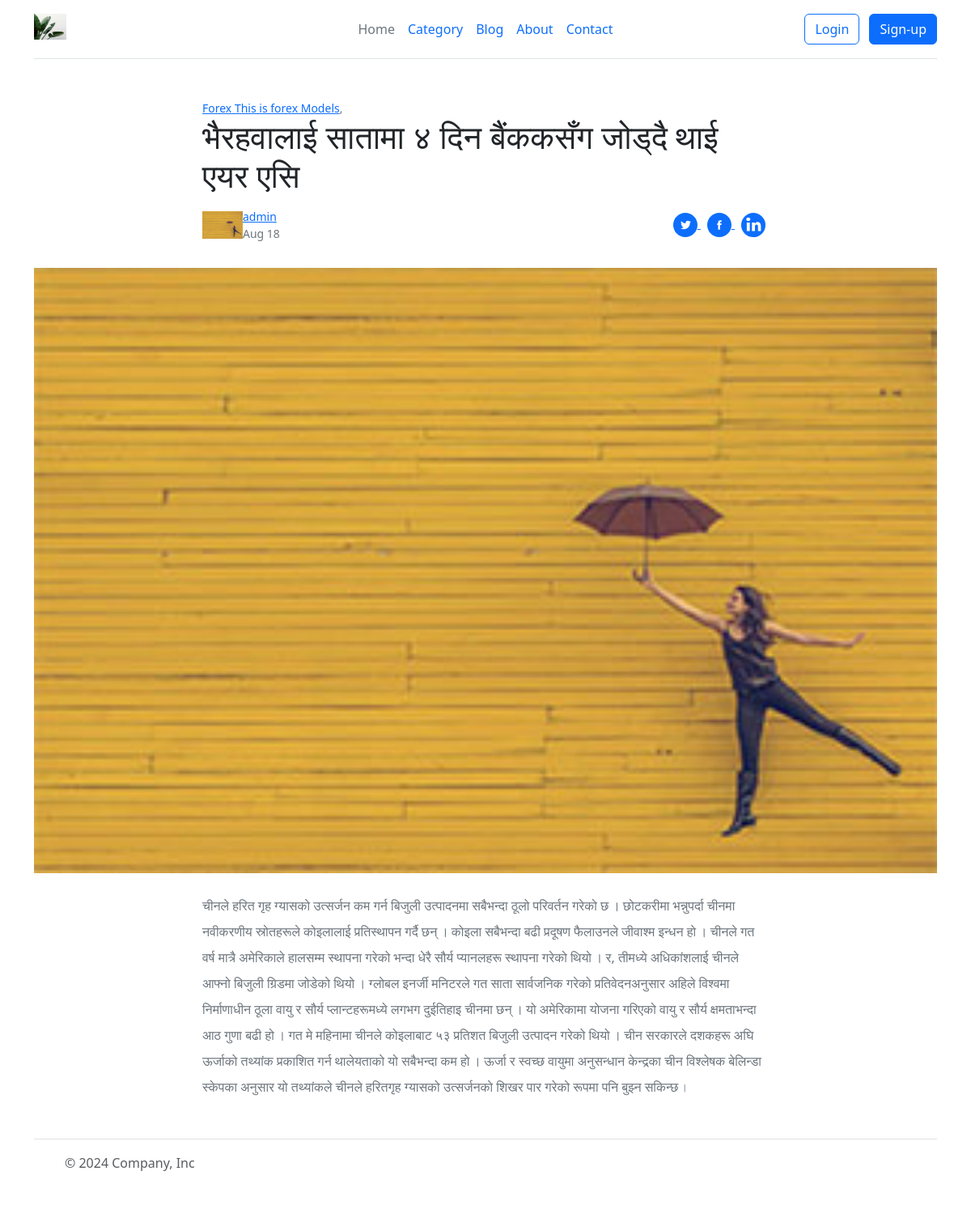
Page /blog/1/ on the committed database.
### blog/models.py (models this page shows, shortened)
class Blog(models.Model):
    title = models.CharField(max_length=50)
    description = models.TextField()
    img = models.ImageField(upload_to="blog/", blank=True,null=True )
    category = models.ForeignKey(Category,
                                 blank=True,
                                 null=True,
                                 on_delete=models.CASCADE,)
    username = models.CharField(max_length=40, null=True, blank=True)

### category/models.py (models this page shows)
class Category(models.Model):
    title = models.CharField(max_length=50)
    description = models.TextField()
    img = models.ImageField(upload_to="category/",
                            blank=True,
                            null=True, )
    def __str__(self):
        return f"{self.title} {self.description}"

### blog/views.py (the view)
def SingleBlog(request, pk):
    blogs = Blog.objects.get(pk = pk)
    return render(
        request,
        "single.html",
        {'blogs':blogs})

### templates/single.html (shortened to what this page needs)
{% include "header.html" %}
    <div class="container my-5">
  <div style="max-width: 700px; top: -80px;" class="mx-auto text-secondary">
    <div>
        <small>
          <a href="#" class="text-primary">{{blogs.category}}</a>,
      </small>
    </div>
    <h1 class="font-weight-bold text-dark">{{blogs.title}}
</h1>
    <div class="my-3 d-flex align-items-center justify-content-between">
      <div class="d-flex align-items-center">
      <img src="{{blogs.img.url}}" style="width: 50px;"/>
      <small class="ml-2">
        <a href="#" class="text-primary d-block">{{blogs.username}}</a>
        <span>Aug 18</span>
      </small>
    </div>
      <div class="text-primary">
         <a href="/#" class="mx-1">
         </a>
         <a href="/#" class="w-6 mx-1">
         </a>
         <a href="/#" class="w-6 mx-1">
         </a>
      </div>
    </div>
    </div>
  <img class="w-100 my-3" src="{{blogs.img.url}}" />
  <div style="max-width: 700px; top: -80px;" class="mx-auto text-secondary">
    <p class="my-2" style="line-height: 2;">{{blogs.description}}</p>
  </div>
</div>
{% include "footer.html" %}

### static/css/style.css (style rules this page uses)
body { background: #fff; font-family: 'PT Sans', sans-serif; }
a { color: #333; }

### rows in the picture
Blog: category "Forex This is forex Models", title "भैरहवालाई सातामा ४ दिन बैंककसँग जोड्दै थाई एयर एसि", img (picture), username "admin", description "चीनले हरित गृह ग्यासको उत्सर्जन कम गर्न बिजुली उत्पादनमा सबैभन्दा ठूलो परिवर्तन गरेको छ । छोटकरीमा भन्नुपर्दा चीनमा नवीकरणीय स्रोतहरूले कोइलालाई प्रतिस्थापन गर्दै छन् । कोइला सबैभन्दा बढी प्रदूषण फैलाउनले जीवाश्म इन्धन हो । चीनले गत वर्ष मात्रै अमेरिकाले हालसम्म स्थापना गरेको भन्दा धेरै सौर्य प्यानलहरू स्थापना गरेको थियो । र, तीमध्ये अधिकांशलाई चीनले आफ्नो बिजुली ग्रिडमा जोडेको थियो । ग्लोबल इनर्जी मनिटरले गत साता सार्वजनिक गरेको प्रतिवेदनअनुसार अहिले विश्वमा निर्माणाधीन ठूला वायु र सौर्य प्लान्टहरूमध्ये लगभग दुईतिहाइ चीनमा छन् । यो अमेरिकामा योजना गरिएको वायु र सौर्य क्षमताभन्दा आठ गुणा बढी हो । गत मे महिनामा चीनले कोइलाबाट ५३ प्रतिशत बिजुली उत्पादन गरेको थियो । चीन सरकारले दशकहरू अघि…"
